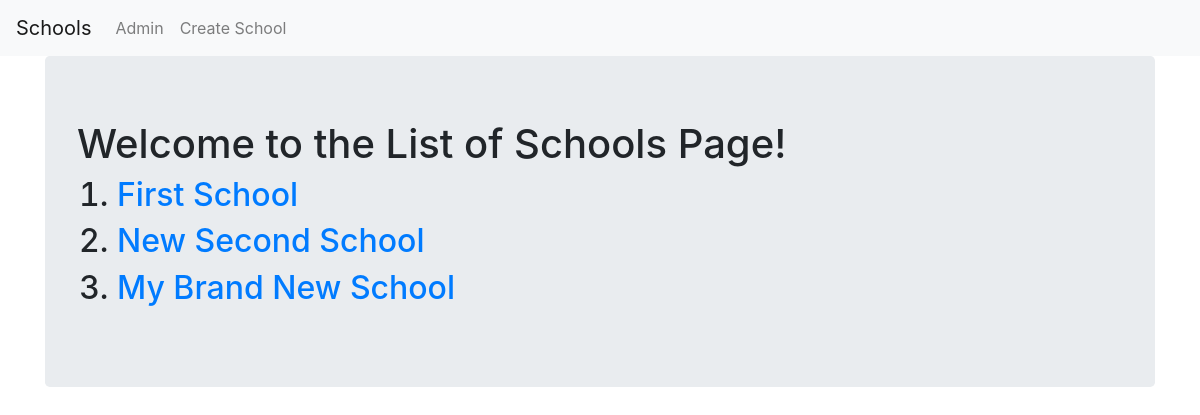
The app's page /basic_app/, older data.
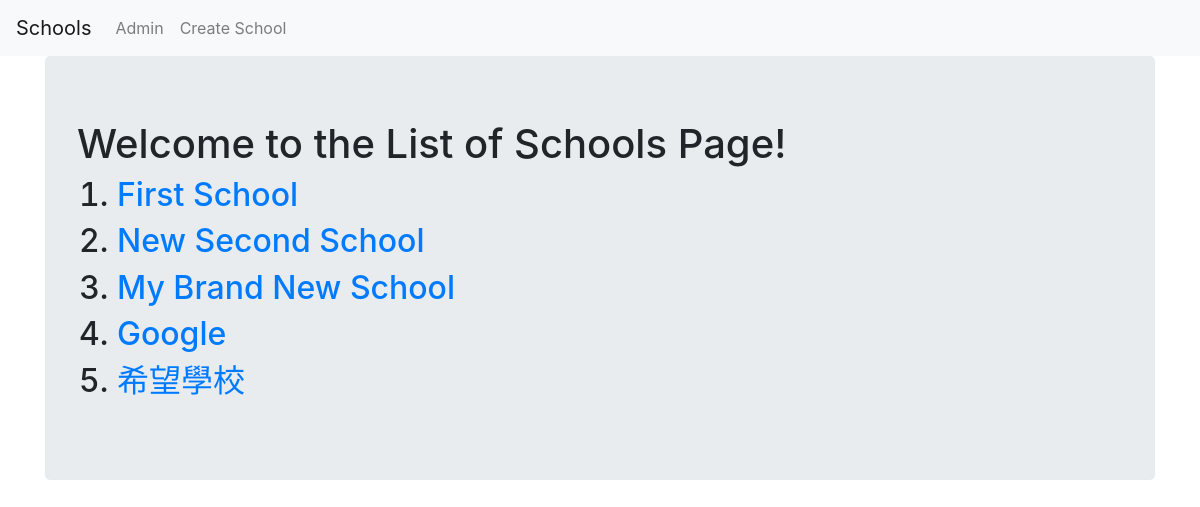
The same page, newer data.
### basic_app/models.py (models this page shows, shortened)
class School(models.Model):
    name = models.CharField(max_length=256)
    principal = models.CharField(max_length=256)
    location = models.CharField(max_length=256)

### basic_app/views.py (the view)
# urls.py: path('',views.SchoolListView.as_view(),name='list'),
class SchoolListView(ListView):
    model = models.School

### basic_app/templates/basic_app/school_list.html
{% extends "basic_app/basic_app_base.html" %}
{% block body_block %}
  <div class="jumbotron">
    <h1>Welcome to the List of Schools Page!</h1>
      <ol>
        {% for school in school_list %}
          <h2><li><a href="{{school.id}}/">{{school.name}} </a></li></h2>
        {% endfor %}
      </ol>
  </div>
{% endblock %}

### basic_app/templates/basic_app/basic_app_base.html (shortened to what this page needs)
<!DOCTYPE html>
{% load static %}
<html>
  <head>
    <link rel="stylesheet" href="https://stackpath.bootstrapcdn.com/bootstrap/4.1.3/css/bootstrap.min.css"
>
</head>
  <body>
    <nav class="navbar navbar-expand-lg navbar-light bg-light">
      <div class="navbar-nav">
        <a class="navbar-brand" href="{% url 'basic_app:list' %}">Schools</a>
        <a class="nav-item nav-link" href="{% url 'admin:index' %}">Admin</a>
        <a class="nav-item nav-link" href="{% url 'basic_app:create' %}">Create School</a>
      </div>
    </nav>
    <div class="container">
      {% block body_block %}
      {% endblock %}
    </div>
  </body>
</html>

Row changes from the older to the newer data that the page shows:
added School: name "Google"
added School: name "希望學校"
